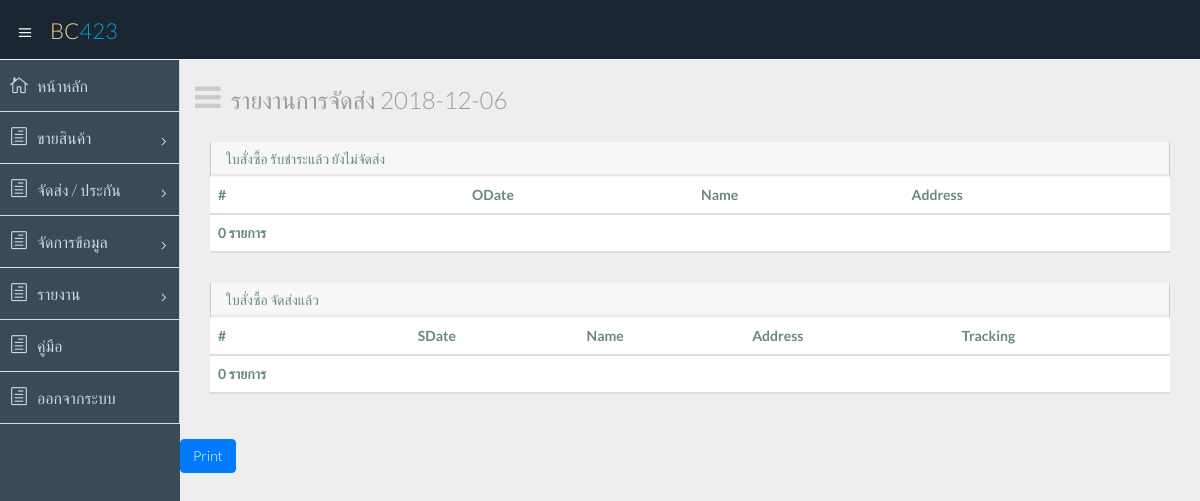
The app's page /report_ship_1.php, older data.
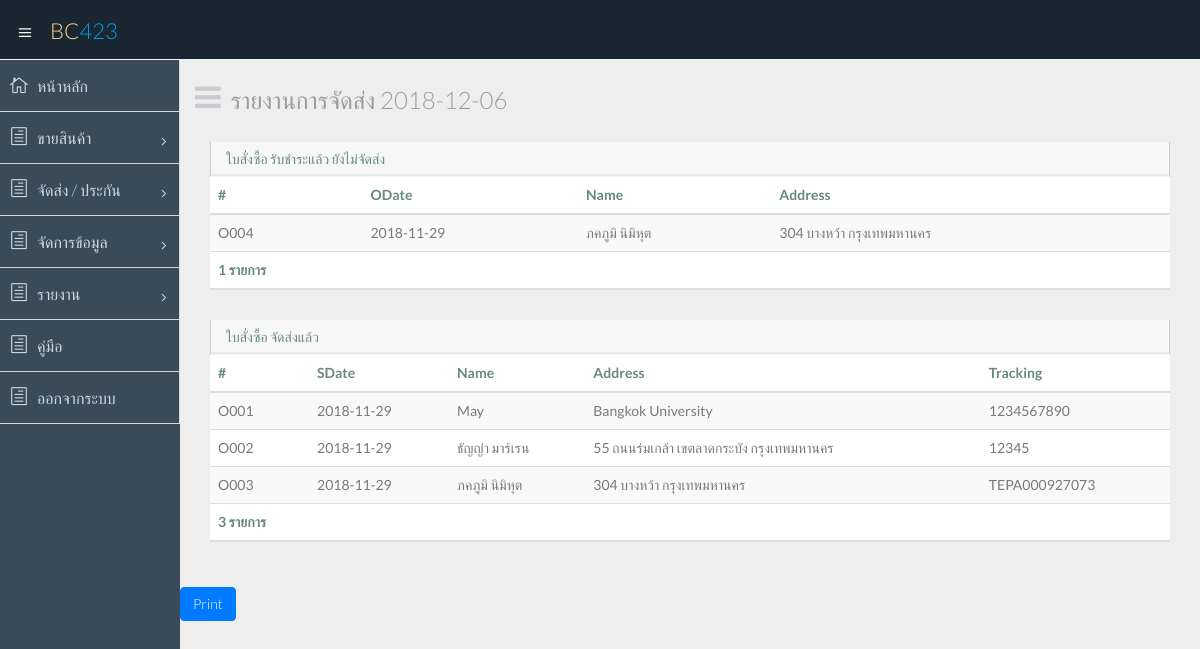
The same page, newer data.
### tables this page shows
CREATE TABLE `orders` (
  `orders_id` varchar(5) NOT NULL,
  `orders_date` date NOT NULL,
  `orders_pay` date DEFAULT NULL,
  `orders_ship` date DEFAULT NULL,
  `orders_track` varchar(20) DEFAULT NULL,
  `orders_amount` int(11) NOT NULL,
  `orders_status` int(11) NOT NULL,
  `staff_id` varchar(5) NOT NULL,
  `cus_id` varchar(5) NOT NULL,
  `partner_id` varchar(5) DEFAULT NULL
);

CREATE TABLE `customer` (
  `cus_id` varchar(5) NOT NULL,
  `cus_name` varchar(100) NOT NULL,
  `cus_addr` varchar(500) NOT NULL,
  `cus_tel` varchar(10) NOT NULL,
  `cus_reg` date NOT NULL
);

### report_ship_1.php (the view)
<?php
require 'header.php';
$conn = new mysqli("localhost", "root", "", "proj-warranty");
$conn->set_charset("utf8");
?>
    <section id="main-content">
      <section id="printableArea" class="wrapper">
        <div class="row">
          <div class="col-lg-12">
            <h3 class="page-header"><i class="fa fa fa-bars"></i> รายงานการจัดส่ง <?php echo date("Y-m-d");?></h3>
          </div>
        </div>
          <div class="col-sm-12">
            <section class="panel">
			  <header class="panel-heading">
			    ใบสั่งซื้อ รับชำระแล้ว ยังไม่จัดส่ง
              </header>
              <table class="table table-striped">
                <thead>
                  <tr>
					<th>#</th>
					<th>ODate</th>
                    <th>Name</th>
					<th>Address</th>
                  </tr>
                </thead>
                <tbody>
<?php
$sql = "SELECT * FROM orders JOIN customer ON orders.cus_id = customer.cus_id WHERE orders_status='1' ORDER BY orders_date";
$result = $conn->query($sql);
while($row = $result->fetch_assoc()) {
	echo "<tr><td>".$row["orders_id"]."</td><td>".$row["orders_date"]."</td><td>".$row["cus_name"]."</td><td>".$row["cus_addr"]."</td></tr>\n";
}
$sql = "SELECT COUNT(*) FROM orders JOIN customer ON orders.cus_id = customer.cus_id WHERE orders_status='1' ORDER BY orders_date";
$result = $conn->query($sql);
while($row = $result->fetch_assoc()) {
	$count = $row["COUNT(*)"];
}
?>
                </tbody>
                <thead>
                  <tr>
                    <th><?php echo $count;?> รายการ</th>
					<th></th>
					<th></th>
					<th></th>
                  </tr>
                </thead>
              </table>
            </section>
          </div>
          <div class="col-sm-12">
            <section class="panel">
			  <header class="panel-heading">
			    ใบสั่งซื้อ จัดส่งแล้ว
              </header>
              <table class="table table-striped">
                <thead>
                  <tr>
					<th>#</th>
					<th>SDate</th>
                    <th>Name</th>
					<th>Address</th>
					<th>Tracking</th>
                  </tr>
                </thead>
                <tbody>
<?php
$sql = "SELECT * FROM orders JOIN customer ON orders.cus_id = customer.cus_id WHERE orders_status='2' ORDER BY orders_date";
$result = $conn->query($sql);
while($row = $result->fetch_assoc()) {
	echo "<tr><td>".$row["orders_id"]."</td><td>".$row["orders_ship"]."</td><td>".$row["cus_name"]."</td><td>".$row["cus_addr"]."</td><td>".$row["orders_track"]."</td></tr>\n";
}
$sql = "SELECT COUNT(*) FROM orders JOIN customer ON orders.cus_id = customer.cus_id WHERE orders_status='2' ORDER BY orders_date";
$result = $conn->query($sql);
while($row = $result->fetch_assoc()) {
	$count = $row["COUNT(*)"];
}
?>
                </tbody>
                <thead>
                  <tr>
                    <th><?php echo $count;?> รายการ</th>
					<th></th>
					<th></th>
					<th></th>
					<th></th>
                  </tr>
                </thead>
              </table>
            </section>
          </div>
      </section>
	  <button type="button" class="btn btn-primary" onclick="printDiv('printableArea')">Print</button>
    </section>
  </section>
<?php
require 'footer.php';
?>

Row changes from the older to the newer data that the page shows:
added orders: orders_id "O004", orders_date "2018-11-29", cus.cus_name "ภคภูมิ นิมิหุต", cus.cus_addr "304 บางหว้า กรุงเทพมหานคร", shown under "รายงานการจัดส่ง 2018-12-06"
now on this page (row edited): orders: orders_id "O001", orders_ship "2018-11-29", cus.cus_name "May", cus.cus_addr "Bangkok University", orders_track "1234567890"
added orders: orders_id "O002", orders_ship "2018-11-29", cus.cus_name "ธัญญ่า มาร์เรน", cus.cus_addr "55 ถนนร่มเกล้า เขตลาดกระบัง กรุงเทพมหานคร", orders_track "12345"
added orders: orders_id "O003", orders_ship "2018-11-29", cus.cus_name "ภคภูมิ นิมิหุต", cus.cus_addr "304 บางหว้า กรุงเทพมหานคร", orders_track "TEPA000927073"
Text that changed along with them:
$count: "0" → "1"
$count: "0" → "3"
